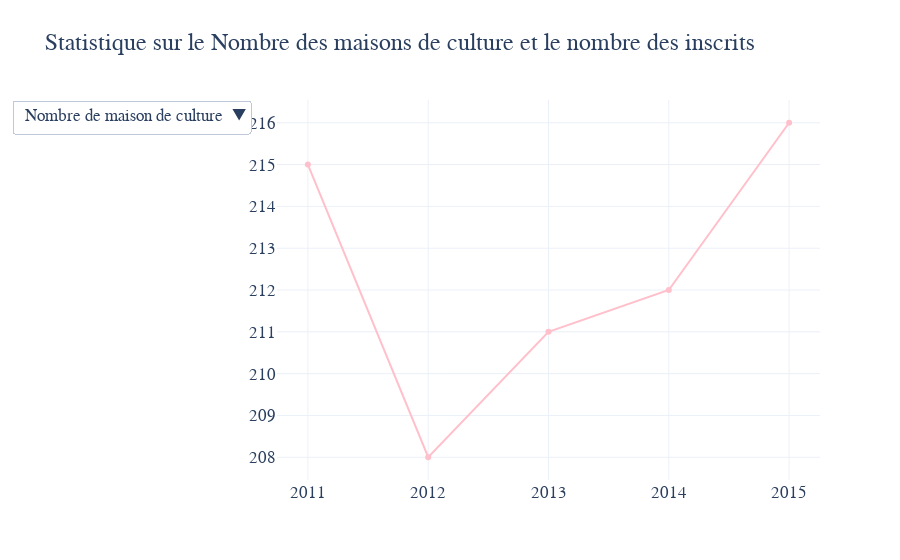

Source (notebook cell):
### Code cell
import pandas as pd
import plotly.graph_objects as go
df9=pd.read_csv('guide-des-maisons-de-la-culture.csv')

fig = go.Figure()

data_bar=[ go.Scatter(name='Nombre de maison de culture',
           visible=True,
           x=df9['Annee'], 
           y=df9['Nb-mc'],
           marker_color='Pink'),
          
         go.Scatter(name='Nombre des inscrits',
           visible=False,
           x=df9['Annee'], 
           y= df9['Nb-inscrits'],
          marker_color='royalblue'),
         
        ]

list_updatemenus=[
        {'args':[{"visible":[True,False]}],
         'label':"Nombre de maison de culture",
         'method':"update"},
    
        {'args':[{"visible":[False,True]}],
         'label':"Nombre des inscrits",
         'method':"update"},
    

         ]
layout_bar=go.Layout(updatemenus=list([dict(buttons= list_updatemenus)]),
                     title_text="Statistique sur le Nombre des maisons de culture et le nombre des inscrits",
                     template='plotly_white',
                     font=dict(
                    family=" Gravitas One, cursive",
                    size=17))

#defining figure and plotting
fig_line_4 = go.Figure(data_bar,layout_bar)
fig_line_4.show()

### Figure 1 — Plotly figure (JSON) as saved in the notebook; plotly's stock layout.template omitted (floating-point values rounded to 4 significant figures)
{"data": [{"marker": {"color": "Pink"}, "name": "Nombre de maison de culture", "type": "scatter", "visible": true, "x": [2011, 2012, 2013, 2014, 2015], "y": [215, 208, 211, 212, 216]}, {"marker": {"color": "royalblue"}, "name": "Nombre des inscrits", "type": "scatter", "visible": false, "x": [2011, 2012, 2013, 2014, 2015], "y": [16351, 17081, 20827, 20708, 20261]}], "layout": {"font": {"family": " Gravitas One, cursive", "size": 17}, "title": {"text": "Statistique sur le Nombre des maisons de culture et le nombre des inscrits"}, "updatemenus": [{"buttons": [{"args": [{"visible": [true, false]}], "label": "Nombre de maison de culture", "method": "update"}, {"args": [{"visible": [false, true]}], "label": "Nombre des inscrits", "method": "update"}]}]}}
